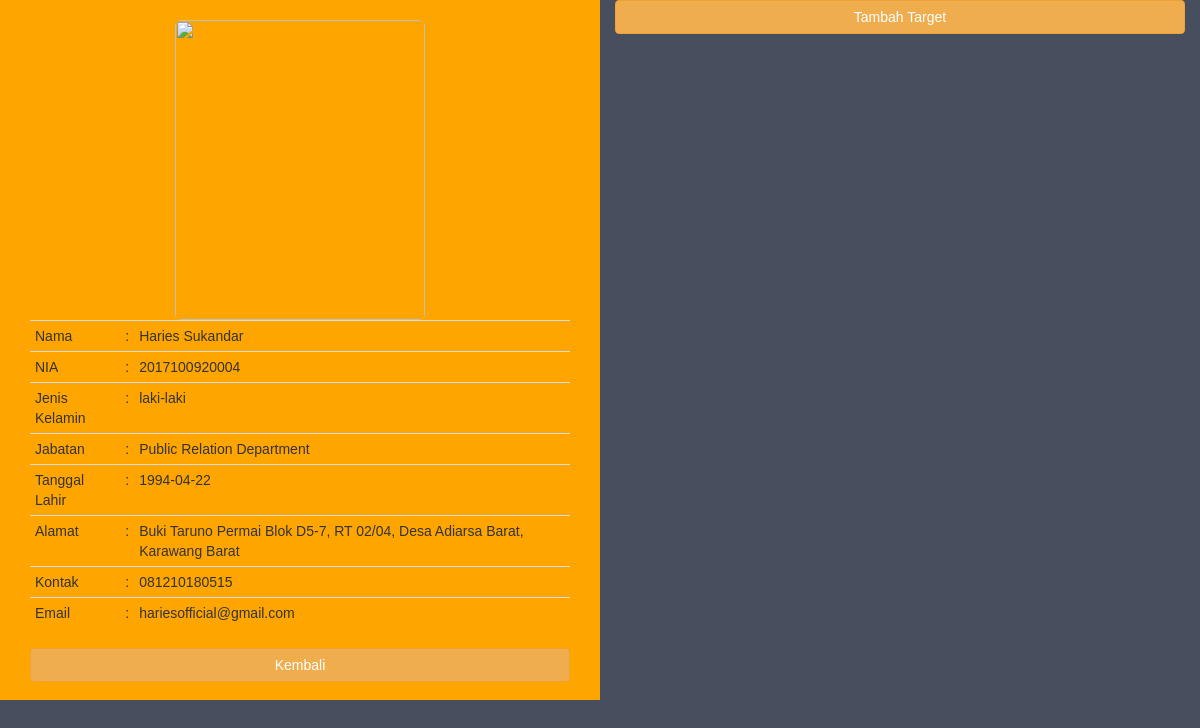
Page /admin/profile.php?id=71 (signed in) on the committed database.
### tables this page shows
CREATE TABLE `karyawan` (
  `id_karyawan` int(4) NOT NULL,
  `nia_karyawan` bigint(15) UNSIGNED NOT NULL,
  `nama_karyawan` char(30) NOT NULL,
  `jk_karyawan` varchar(10) NOT NULL,
  `jabatan_karyawan` varchar(50) NOT NULL,
  `tanggal_lahir_karyawan` date NOT NULL,
  `tgl_lahir_karyawan` varchar(5) NOT NULL,
  `alamat_karyawan` text NOT NULL,
  `kontak_karyawan` varchar(15) NOT NULL,
  `email_karyawan` varchar(30) NOT NULL,
  `foto_karyawan` varchar(15) DEFAULT NULL
);

### admin/profile.php (the view, shortened to what this page needs)
<!DOCTYPE html>
<html>
<head>
  <link rel="stylesheet" href="css/bootstrap.min.css">
</head>
<body>
<div class="col-sm-12 col-md-6 profile">
    <div class="container-fluid">
      <center>
      <br/>
    <?php
    include '../function/db.php';
    $id = $_GET['id'];
    $data = mysqli_query($koneksi,"SELECT * FROM karyawan WHERE id_karyawan='$id'");
    $d = mysqli_fetch_array($data);
    ?>
        <img class="img-rounded" src="../images/<?php echo $d['foto_karyawan']; ?>" style="height: 300px; width:250px;">
        <br/>
        <table class="table table-hover table-responsive table-condensed">
          <tr>
            <td>Nama</td>
            <td>:</td>
            <td><?php echo $d['nama_karyawan']; ?></td>
          </tr>
        <tr>
          <td>NIA</td>
          <td>:</td>
          <td><?php echo $d['nia_karyawan']; ?></td>
        </tr>
        <tr>
          <td>Jenis Kelamin</td>
          <td>:</td>
          <td><?php echo $d['jk_karyawan']; ?></td>
        </tr>
        <tr>
          <td>Jabatan</td>
          <td>:</td>
          <td><?php echo $d['jabatan_karyawan']; ?></td>
        </tr>
        <tr>
          <td>Tanggal Lahir</td>
          <td>:</td>
          <td><?php echo $d['tanggal_lahir_karyawan']; ?></td>
        </tr>
        <tr>
          <td>Alamat</td>
          <td>:</td>
          <td><?php echo $d['alamat_karyawan']; ?></td>
        </tr>
        <tr>
          <td>Kontak</td>
          <td>:</td>
          <td><?php echo $d['kontak_karyawan']; ?></td>
        </tr>
        <tr>
          <td>Email</td>
          <td>:</td>
          <td><?php echo $d['email_karyawan']; ?></td>
        </tr>
        </table>
        <a href="beranda.php" class="btn btn-warning btn-block "><i class="fa fa-edit"></i>Kembali</a>
      </center>
    </div>
</div>
<div class="col-sm-12 col-md-6 target">
  <a href="#" data-toggle="modal" data-target="#modal-tambah-target" class="btn btn-warning btn-block"><i class="fa fa-edit"></i> Tambah Target</a>
</div>
</body>
</html>

### admin/profile.php (style rules this page uses)
.profile { height:700px; background:orange; }
.target { height:700px; }
* { box-sizing: border-box; }
body { background-color: #474e5d; font-family: Helvetica, sans-serif; }

### rows in the picture
karyawan: nama_karyawan "Haries Sukandar", nia_karyawan "2017100920004", jk_karyawan "laki-laki", jabatan_karyawan "Public Relation Department", tanggal_lahir_karyawan "1994-04-22", alamat_karyawan "Buki Taruno Permai Blok D5-7, RT 02/04, Desa Adiarsa Barat, Karawang Barat", kontak_karyawan "081210180515", email_karyawan "hariesofficial@gmail.com"
